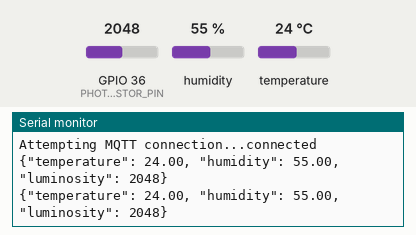
Simulated run of this sketch. Board: ESP32. Parts: the last lines printed to the serial monitor. The test bench sets the inputs (shaded band); at power-on: humidity 55 %, GPIO 36 (PHOTORESISTOR_PIN) = 2048, temperature 24 °C. WiFi joins after 1.5 s; servers stay silent unless stated; no MQTT or app messages arrive unless stated.

Above: at 5.7 s.
5.8 s: humidity set to 22 %
At 7.1 s:
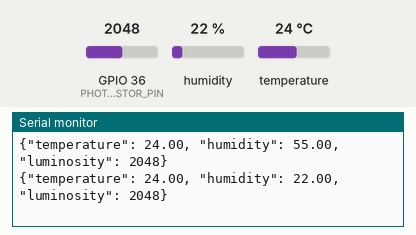
7.3 s: GPIO 36 (PHOTORESISTOR_PIN) set to 2866
At 8.4 s:
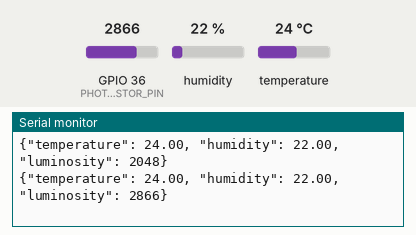
8.8 s: temperature set to 12 °C
At 10.1 s:
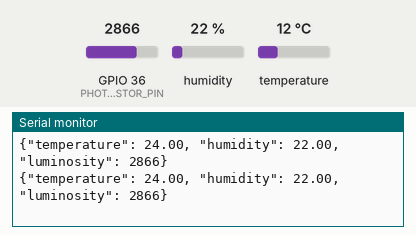
10.3 s: GPIO 36 (PHOTORESISTOR_PIN) set to 3603
At 11.5 s:
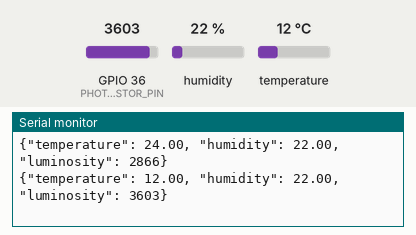
11.8 s: humidity set to 40 %
At 11.8 s:
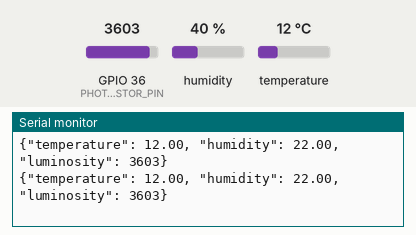
Timing chart, 0 to 14.3 s (numbered marks = the images above; inputs shaded):
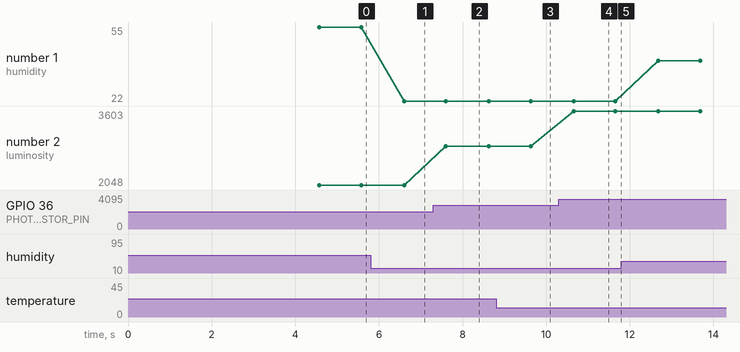

The sketch:

arduino_code.ino
```cpp
#include <WiFi.h>
#include <DHT.h>
#include <PubSubClient.h>

const char* ssid = "your wifi SSID";
const char* password = "your wifi password";

const char* mqtt_server = "your mqtt broker url";
const char* mqtt_port = "mqtt port";
const char* mqtt_topic = "mqtt topic";

#define PHOTORESISTOR_PIN 36
#define DHTPIN 12
#define DHTTYPE DHT11

DHT dht(DHTPIN, DHTTYPE);

WiFiClient espClient;
PubSubClient client(espClient);

void setup() {
  Serial.begin(115200);

  Serial.println("Connecting to ");
  Serial.println(ssid);
  WiFi.begin(ssid, password);
  while (WiFi.status()!= WL_CONNECTED) {
    delay(500);
    Serial.print(".");
  }
  Serial.println("");
  Serial.println("WiFi connected");
  Serial.println("IP address: ");
  Serial.println(WiFi.localIP());

  client.setServer(mqtt_server, 1883);

  pinMode(PHOTORESISTOR_PIN, INPUT);

  delay(3000);
}

void loop() {
  if (!client.connected()) {
    reconnect();
  }
  client.loop();

  float humidity = dht.readHumidity();
  float temperature = dht.readTemperature();
  int luminosity = analogRead(PHOTORESISTOR_PIN);

  String payload = "{\"temperature\": ";
  payload += String(temperature);
  payload += ", \"humidity\": ";
  payload += String(humidity);
  payload += ", \"luminosity\": ";
  payload += String(luminosity);
  payload += "}";
  client.publish(mqtt_topic, payload.c_str());
  Serial.println(payload);

  delay(1000);
}

void reconnect() {
  while (!client.connected()) {
    Serial.print("Attempting MQTT connection...");
    if (client.connect("ESP32HeltecClient")) {
      Serial.println("connected");
    } else {
      Serial.print("failed, rc=");
      Serial.print(client.state());
      Serial.println(" try again in 5 seconds");
      delay(5000);
    }
  }
}
```

Measured:
- after the input at 5.8 s, the serial monitor: prints a new line after 0.80 s (image 1)
- after the input at 7.3 s, the serial monitor: prints a new line after 0.30 s (image 2)
- after the input at 10.3 s, the serial monitor: prints a new line after 0.35 s (image 4)
- plotted number 1: 55 → 22 after the input at 5.8 s, 22 → 40 after the input at 11.8 s
- plotted number 2: 2048 → 2866 after the input at 7.3 s, 2866 → 3603 after the input at 10.3 s
